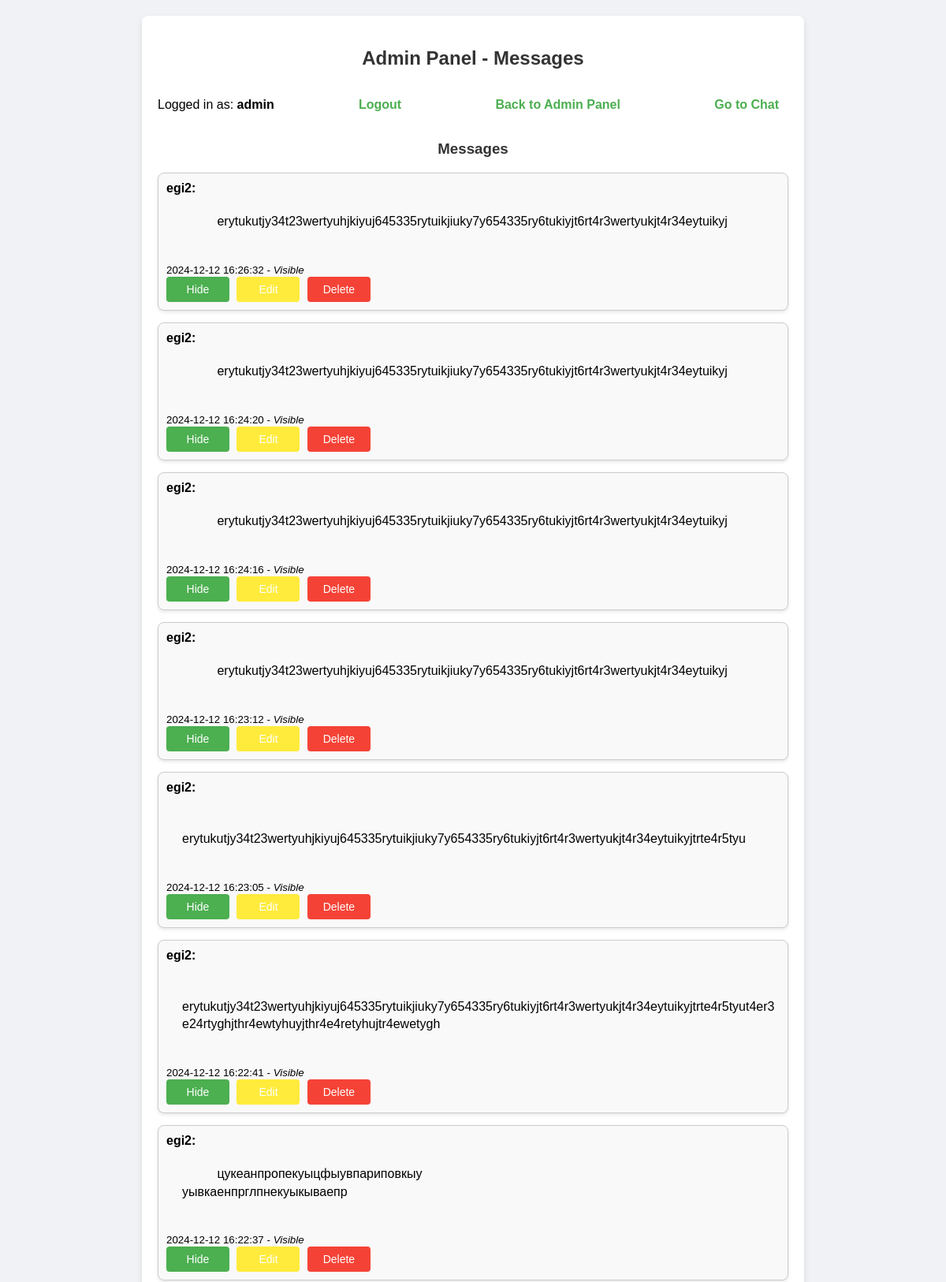
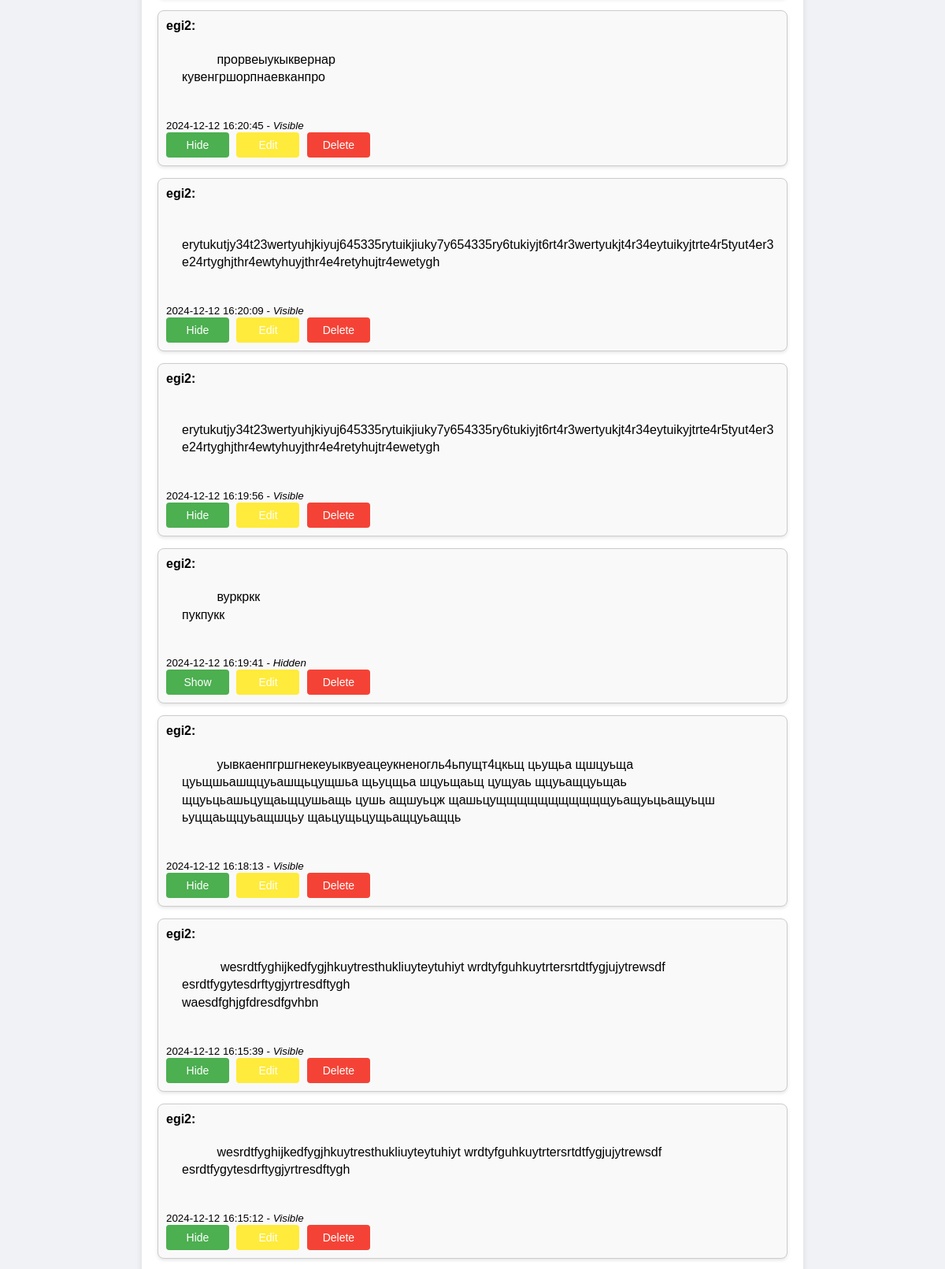
Screenshot of /admin-messages (signed in, upper part) with the database file from the repository (2 pictures, top to bottom).
### models.py (models this page shows)
class Message(db.Model):
    __tablename__ = 'messages'
    id = db.Column(db.Integer, primary_key=True)
    user_id = db.Column(db.Integer, db.ForeignKey('users.id'), nullable=False)
    content = db.Column(db.Text, nullable=False)
    timestamp = db.Column(db.DateTime, default=datetime.utcnow)
    visible = db.Column(db.Boolean, default=True)
    user = db.relationship('User', backref=db.backref('messages', lazy=True))

class User(db.Model):
    __tablename__ = 'users'
    id = db.Column(db.Integer, primary_key=True)
    username = db.Column(db.String(150), unique=True, nullable=False)
    password = db.Column(db.String(150), nullable=False)

### app.py (the view, shortened to what this page needs)
@app.route('/admin-messages', methods=['GET', 'POST'])
def admin_messages():
    if not session.get('is_admin'):
        flash('Access denied.', 'danger')
        return redirect(url_for('login'))
    messages = Message.query.order_by(Message.id.desc()).all()
    return render_template('admin_messages.html', messages=messages)

### templates/admin_messages.html (shortened to what this page needs)
{% extends "base.html" %}
{% block content %}
  <h2>Admin Panel - Messages</h2>
  <div class="header">
    <p>Logged in as: <strong>{{ session.get('username') }}</strong></p>
    <a href="{{ url_for('logout') }}" class="logout-button">Logout</a>
    <a href="{{ url_for('admin_panel') }}">Back to Admin Panel</a>
    <a href="{{ url_for('chat') }}" class="button-chat">Go to Chat</a>
  </div>
  <h3>Messages</h3>
  {% for message in messages %}
    <div class="message">
      <strong>{{ message.user.username }}:</strong>
      {% if message.id == (request.args.get('edit_id') | int) %}
        <form method="POST" action="{{ url_for('admin_messages') }}">
          <input type="hidden" name="message_id" value="{{ message.id }}">
          <textarea name="new_content">{{ message.content }}</textarea>
          <button type="submit" name="action" value="save_edit">Save</button>
          <a href="{{ url_for('admin_messages') }}">Cancel</a>
        </form>
      {% else %}
        <div class="message-content">
          {{ message.content }}
        </div>
        <br><small>{{ message.timestamp.strftime('%Y-%m-%d %H:%M:%S') }} -
        <em>{{ 'Visible' if message.visible else 'Hidden' }}</em></small>
        <div class="button-group">
          <form method="POST" style="display: inline;">
            <button type="submit" name="action" value="toggle_visibility" class="button-toggle">
              {{ 'Hide' if message.visible else 'Show' }}
            </button>
            <a href="{{ url_for('admin_messages', edit_id=message.id) }}" class="button-edit">Edit</a>
            <button type="submit" name="action" value="delete" class="button-delete">Delete</button>
          </form>
        </div>
      {% endif %}
    </div>
  {% endfor %}
{% endblock %}

### static/style.css (style rules this page uses)
body { font-family: Arial, sans-serif; background-color: #f0f2f5; margin: 0; padding: 0; }
h1, h2, h3 { color: #333333; text-align: center; }
.header { display: flex; justify-content: space-between; align-items: center; margin-bottom: 20px; }
.header a { color: #4CAF50; text-decoration: none; font-weight: bold; padding: 8px 12px; border-radius: 4px; transition: background-color 0.3s; }
form { display: flex; flex-direction: column; gap: 15px; }
input[type="text"], input[type="password"], textarea, input[type="submit"], button { padding: 10px; font-size: 16px; border: 1px solid #ccc; border-radius: 4px; width: 100%; box-sizing: border-box; }
input[type="submit"], button { background-color: #4CAF50; color: white; cursor: pointer; border: none; transition: background-color 0.3s; }
.button-group { display: flex; gap: 5px; align-items: center; }
.button-group button, .button-group .button-edit, .button-group .button-delete, .button-group .button-toggle { padding: 8px; font-size: 14px; border-radius: 4px; cursor: pointer; text-align: center; border: none; width: 80px; box-sizing: border-box; }
.button-edit { background-color: #ffeb3b; color: #333333; }
.button-delete { background-color: #f44336; color: #ffffff; }
.button-toggle { background-color: #4CAF50; color: #ffffff; }
.message { margin-bottom: 15px; padding: 10px; border: 1px solid #ccc; border-radius: 8px; background-color: #f9f9f9; box-shadow: 0 2px 4px rgba(0, 0, 0, 0.1); }
.message-content { margin: 0; padding-left: 20px; white-space: pre-wrap; word-wrap: break-word; line-height: 1.4; word-break: break-word; overflow-wrap: break-word; }
a.button-edit, a.button-cancel { display: inline-block; padding: 8px 12px; font-size: 14px; border-radius: 4px; color: white; text-decoration: none; margin: 0 5px; }

### rows the page displays
Message: user.username "egi2", content "erytukutjy34t23wertyuhjkiyuj645335rytuikjiuky7y654335ry6tukiyjt6rt4r3wertyukjt4r34eytuikyj", timestamp "2024-12-12 16:26:32", visible "Visible", visible "Hide"
Message: user.username "egi2", content "erytukutjy34t23wertyuhjkiyuj645335rytuikjiuky7y654335ry6tukiyjt6rt4r3wertyukjt4r34eytuikyj", timestamp "2024-12-12 16:24:20", visible "Visible", visible "Hide"
Message: user.username "egi2", content "erytukutjy34t23wertyuhjkiyuj645335rytuikjiuky7y654335ry6tukiyjt6rt4r3wertyukjt4r34eytuikyj", timestamp "2024-12-12 16:24:16", visible "Visible", visible "Hide"
Message: user.username "egi2", content "erytukutjy34t23wertyuhjkiyuj645335rytuikjiuky7y654335ry6tukiyjt6rt4r3wertyukjt4r34eytuikyj", timestamp "2024-12-12 16:23:12", visible "Visible", visible "Hide"
Message: user.username "egi2", content "erytukutjy34t23wertyuhjkiyuj645335rytuikjiuky7y654335ry6tukiyjt6rt4r3wertyukjt4r34eytuikyjtrte4r5tyu", timestamp "2024-12-12 16:23:05", visible "Visible", visible "Hide"
Message: user.username "egi2", content "erytukutjy34t23wertyuhjkiyuj645335rytuikjiuky7y654335ry6tukiyjt6rt4r3wertyukjt4r34eytuikyjtrte4r5tyut4er3e24rtyghjthr4ewtyhuyjthr4e4retyhujtr4ewetygh", timestamp "2024-12-12 16:22:41", visible "Visible", visible "Hide"
Message: user.username "egi2", content "цукеанпропекуыцфыувпариповкыу уывкаенпрглпнекуыкываепр", timestamp "2024-12-12 16:22:37", visible "Visible", visible "Hide"
Message: user.username "egi2", content "прорвеыукыквернар кувенгршорпнаевканпро", timestamp "2024-12-12 16:20:45", visible "Visible", visible "Hide"
Message: user.username "egi2", content "erytukutjy34t23wertyuhjkiyuj645335rytuikjiuky7y654335ry6tukiyjt6rt4r3wertyukjt4r34eytuikyjtrte4r5tyut4er3e24rtyghjthr4ewtyhuyjthr4e4retyhujtr4ewetygh", timestamp "2024-12-12 16:20:09", visible "Visible", visible "Hide"
Message: user.username "egi2", content "erytukutjy34t23wertyuhjkiyuj645335rytuikjiuky7y654335ry6tukiyjt6rt4r3wertyukjt4r34eytuikyjtrte4r5tyut4er3e24rtyghjthr4ewtyhuyjthr4e4retyhujtr4ewetygh", timestamp "2024-12-12 16:19:56", visible "Visible", visible "Hide"
Message: user.username "egi2", content "вуркркк пукпукк", timestamp "2024-12-12 16:19:41", visible "Hidden", visible "Show"
Message: user.username "egi2", content "уывкаенпгршгнекеуыквуеацеукненогль4ьпущт4цкьщ цьущьа щшцуьща цуьщшьашщцуьашщьцущшьа щьуцщьа шцуьщаьщ цущуаь щцуьащцуьщаь щцуьцьашьцущаьщцушьащь цушь ащшуьцж щашьцущщщщщщщщщщщуьащуьцьащуьцш ьуцщаьщцуьащшцьу щаьцущьцущьащцуьащць", timestamp "2024-12-12 16:18:13", visible "Visible", visible "Hide"
Message: user.username "egi2", content "wesrdtfyghijkedfygjhkuytresthukliuyteytuhiyt wrdtyfguhkuytrtersrtdtfygjujytrewsdf esrdtfygytesdrftygjyrtresdftygh waesdfghjgfdresdfgvhbn", timestamp "2024-12-12 16:15:39", visible "Visible", visible "Hide"
Message: user.username "egi2", content "wesrdtfyghijkedfygjhkuytresthukliuyteytuhiyt wrdtyfguhkuytrtersrtdtfygjujytrewsdf esrdtfygytesdrftygjyrtresdftygh", timestamp "2024-12-12 16:15:12", visible "Visible", visible "Hide"

### other values shown
{{ session.get('username') }} "admin"
